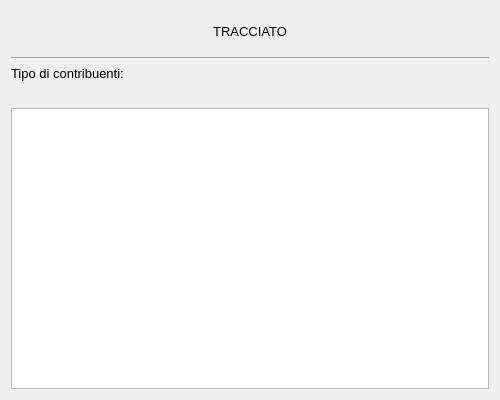
<?xml version="1.0" encoding="UTF-8"?>
<ui version="4.0">
 <class>TracciatoDialog</class>
 <widget class="QDialog" name="TracciatoDialog">
  <property name="geometry">
   <rect>
    <x>0</x>
    <y>0</y>
    <width>500</width>
    <height>400</height>
   </rect>
  </property>
  <property name="maximumSize">
   <size>
    <width>500</width>
    <height>400</height>
   </size>
  </property>
  <property name="font">
   <font>
    <family>Arial</family>
    <pointsize>10</pointsize>
   </font>
  </property>
  <property name="windowTitle">
   <string>Tracciato</string>
  </property>
  <layout class="QVBoxLayout" name="verticalLayout">
   <item>
    <widget class="QLabel" name="label">
     <property name="sizePolicy">
      <sizepolicy hsizetype="Preferred" vsizetype="Minimum">
       <horstretch>0</horstretch>
       <verstretch>0</verstretch>
      </sizepolicy>
     </property>
     <property name="minimumSize">
      <size>
       <width>0</width>
       <height>40</height>
      </size>
     </property>
     <property name="text">
      <string>TRACCIATO</string>
     </property>
     <property name="alignment">
      <set>Qt::AlignCenter</set>
     </property>
    </widget>
   </item>
   <item>
    <widget class="Line" name="line">
     <property name="orientation">
      <enum>Qt::Horizontal</enum>
     </property>
    </widget>
   </item>
   <item>
    <widget class="QLabel" name="label_newold">
     <property name="sizePolicy">
      <sizepolicy hsizetype="Preferred" vsizetype="Minimum">
       <horstretch>0</horstretch>
       <verstretch>0</verstretch>
      </sizepolicy>
     </property>
     <property name="text">
      <string>Tipo di contribuenti: </string>
     </property>
    </widget>
   </item>
   <item>
    <widget class="QLabel" name="label_3">
     <property name="sizePolicy">
      <sizepolicy hsizetype="Preferred" vsizetype="Minimum">
       <horstretch>0</horstretch>
       <verstretch>0</verstretch>
      </sizepolicy>
     </property>
     <property name="text">
      <string/>
     </property>
    </widget>
   </item>
   <item>
    <widget class="QTableWidget" name="tableWidget">
     <property name="maximumSize">
      <size>
       <width>500</width>
       <height>400</height>
      </size>
     </property>
     <attribute name="horizontalHeaderShowSortIndicator" stdset="0">
      <bool>false</bool>
     </attribute>
    </widget>
   </item>
  </layout>
 </widget>
 <resources/>
 <connections/>
</ui>
